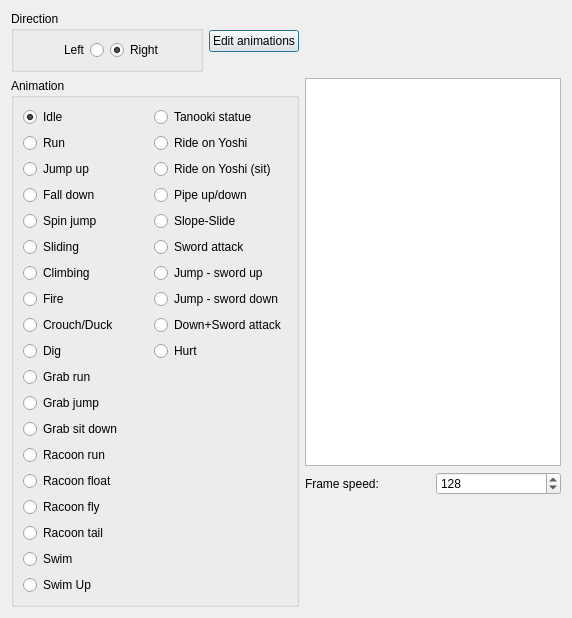
<?xml version="1.0" encoding="UTF-8"?>
<ui version="4.0">
 <class>Animate</class>
 <widget class="QDialog" name="Animate">
  <property name="geometry">
   <rect>
    <x>0</x>
    <y>0</y>
    <width>572</width>
    <height>609</height>
   </rect>
  </property>
  <property name="windowTitle">
   <string>Animator</string>
  </property>
  <property name="windowIcon">
   <iconset resource="../_resourses/images.qrc">
    <normaloff>:/images/Icon16.png</normaloff>:/images/Icon16.png</iconset>
  </property>
  <layout class="QGridLayout" name="gridLayout_3" rowstretch="0,60,20,0" columnstretch="80,10,0,0">
   <item row="1" column="0" rowspan="3" colspan="2">
    <widget class="QGroupBox" name="groupBox_2">
     <property name="title">
      <string>Animation</string>
     </property>
     <layout class="QGridLayout" name="gridLayout_2">
      <item row="15" column="0">
       <widget class="QRadioButton" name="RacoonFly">
        <property name="text">
         <string>Racoon fly</string>
        </property>
       </widget>
      </item>
      <item row="13" column="0">
       <widget class="QRadioButton" name="RacoonRun">
        <property name="text">
         <string>Racoon run</string>
        </property>
       </widget>
      </item>
      <item row="14" column="0">
       <widget class="QRadioButton" name="RacoonFloat">
        <property name="text">
         <string>Racoon float</string>
        </property>
       </widget>
      </item>
      <item row="4" column="0">
       <widget class="QRadioButton" name="Spin">
        <property name="text">
         <string>Spin jump</string>
        </property>
       </widget>
      </item>
      <item row="8" column="0">
       <widget class="QRadioButton" name="SitDown">
        <property name="text">
         <string>Crouch/Duck</string>
        </property>
       </widget>
      </item>
      <item row="1" column="0">
       <widget class="QRadioButton" name="Run">
        <property name="text">
         <string>Run</string>
        </property>
       </widget>
      </item>
      <item row="11" column="0">
       <widget class="QRadioButton" name="GrabJump">
        <property name="text">
         <string>Grab jump</string>
        </property>
       </widget>
      </item>
      <item row="2" column="0">
       <widget class="QRadioButton" name="Jump">
        <property name="text">
         <string>Jump up</string>
        </property>
       </widget>
      </item>
      <item row="9" column="0">
       <widget class="QRadioButton" name="Dig">
        <property name="text">
         <string>Dig</string>
        </property>
       </widget>
      </item>
      <item row="8" column="1">
       <widget class="QRadioButton" name="DownSword">
        <property name="text">
         <string>Down+Sword attack</string>
        </property>
       </widget>
      </item>
      <item row="10" column="0">
       <widget class="QRadioButton" name="GrabRun">
        <property name="text">
         <string>Grab run</string>
        </property>
       </widget>
      </item>
      <item row="0" column="0">
       <widget class="QRadioButton" name="Idle">
        <property name="text">
         <string>Idle</string>
        </property>
        <property name="checked">
         <bool>true</bool>
        </property>
       </widget>
      </item>
      <item row="12" column="0">
       <widget class="QRadioButton" name="GrabSit">
        <property name="text">
         <string>Grab sit down</string>
        </property>
       </widget>
      </item>
      <item row="5" column="0">
       <widget class="QRadioButton" name="Sliding">
        <property name="text">
         <string>Sliding</string>
        </property>
       </widget>
      </item>
      <item row="7" column="1">
       <widget class="QRadioButton" name="JumpSwordDown">
        <property name="text">
         <string>Jump - sword down</string>
        </property>
       </widget>
      </item>
      <item row="7" column="0">
       <widget class="QRadioButton" name="Fire">
        <property name="text">
         <string>Fire</string>
        </property>
       </widget>
      </item>
      <item row="6" column="1">
       <widget class="QRadioButton" name="JumpSwordUp">
        <property name="text">
         <string>Jump - sword up</string>
        </property>
       </widget>
      </item>
      <item row="6" column="0">
       <widget class="QRadioButton" name="Climbing">
        <property name="text">
         <string>Climbing</string>
        </property>
       </widget>
      </item>
      <item row="5" column="1">
       <widget class="QRadioButton" name="SwordAttak">
        <property name="text">
         <string>Sword attack</string>
        </property>
       </widget>
      </item>
      <item row="16" column="0">
       <widget class="QRadioButton" name="RacoonTail">
        <property name="text">
         <string>Racoon tail</string>
        </property>
       </widget>
      </item>
      <item row="17" column="0">
       <widget class="QRadioButton" name="Swin">
        <property name="text">
         <string>Swim</string>
        </property>
       </widget>
      </item>
      <item row="4" column="1">
       <widget class="QRadioButton" name="SlopeSlide">
        <property name="text">
         <string>Slope-Slide</string>
        </property>
       </widget>
      </item>
      <item row="9" column="1">
       <widget class="QRadioButton" name="Hurted">
        <property name="text">
         <string>Hurt</string>
        </property>
       </widget>
      </item>
      <item row="3" column="0">
       <widget class="QRadioButton" name="fall">
        <property name="text">
         <string>Fall down</string>
        </property>
       </widget>
      </item>
      <item row="3" column="1">
       <widget class="QRadioButton" name="RideOnYoshiSit_2">
        <property name="text">
         <string>Pipe up/down</string>
        </property>
       </widget>
      </item>
      <item row="2" column="1">
       <widget class="QRadioButton" name="RideOnYoshiSit">
        <property name="text">
         <string>Ride on Yoshi (sit)</string>
        </property>
       </widget>
      </item>
      <item row="1" column="1">
       <widget class="QRadioButton" name="RideOnYoshi">
        <property name="text">
         <string>Ride on Yoshi</string>
        </property>
       </widget>
      </item>
      <item row="0" column="1">
       <widget class="QRadioButton" name="TanookiStatue">
        <property name="text">
         <string>Tanooki statue</string>
        </property>
       </widget>
      </item>
      <item row="18" column="0">
       <widget class="QRadioButton" name="SwimUp">
        <property name="text">
         <string>Swim Up</string>
        </property>
       </widget>
      </item>
     </layout>
    </widget>
   </item>
   <item row="0" column="0">
    <widget class="QGroupBox" name="groupBox">
     <property name="title">
      <string>Direction</string>
     </property>
     <layout class="QGridLayout" name="gridLayout">
      <item row="0" column="0">
       <widget class="QRadioButton" name="directLeft">
        <property name="layoutDirection">
         <enum>Qt::RightToLeft</enum>
        </property>
        <property name="text">
         <string>Left</string>
        </property>
       </widget>
      </item>
      <item row="0" column="1">
       <widget class="QRadioButton" name="directRight">
        <property name="layoutDirection">
         <enum>Qt::LeftToRight</enum>
        </property>
        <property name="text">
         <string>Right</string>
        </property>
        <property name="checked">
         <bool>true</bool>
        </property>
       </widget>
      </item>
     </layout>
    </widget>
   </item>
   <item row="2" column="3">
    <widget class="QSpinBox" name="FrameSpeed">
     <property name="minimum">
      <number>32</number>
     </property>
     <property name="maximum">
      <number>1024</number>
     </property>
     <property name="value">
      <number>128</number>
     </property>
    </widget>
   </item>
   <item row="0" column="3">
    <spacer name="verticalSpacer">
     <property name="orientation">
      <enum>Qt::Vertical</enum>
     </property>
     <property name="sizeHint" stdset="0">
      <size>
       <width>20</width>
       <height>47</height>
      </size>
     </property>
    </spacer>
   </item>
   <item row="0" column="1">
    <widget class="QPushButton" name="EditAnimationBtn">
     <property name="text">
      <string>Edit animations</string>
     </property>
    </widget>
   </item>
   <item row="3" column="3">
    <spacer name="verticalSpacer_2">
     <property name="orientation">
      <enum>Qt::Vertical</enum>
     </property>
     <property name="sizeHint" stdset="0">
      <size>
       <width>20</width>
       <height>106</height>
      </size>
     </property>
    </spacer>
   </item>
   <item row="2" column="2">
    <widget class="QLabel" name="label">
     <property name="text">
      <string>Frame speed:</string>
     </property>
    </widget>
   </item>
   <item row="1" column="2" colspan="2">
    <widget class="QGraphicsView" name="AnimateView">
     <property name="minimumSize">
      <size>
       <width>256</width>
       <height>326</height>
      </size>
     </property>
    </widget>
   </item>
  </layout>
 </widget>
 <tabstops>
  <tabstop>directLeft</tabstop>
  <tabstop>directRight</tabstop>
  <tabstop>EditAnimationBtn</tabstop>
  <tabstop>Idle</tabstop>
  <tabstop>Run</tabstop>
  <tabstop>Jump</tabstop>
  <tabstop>fall</tabstop>
  <tabstop>Spin</tabstop>
  <tabstop>Sliding</tabstop>
  <tabstop>Climbing</tabstop>
  <tabstop>Fire</tabstop>
  <tabstop>SitDown</tabstop>
  <tabstop>Dig</tabstop>
  <tabstop>GrabRun</tabstop>
  <tabstop>GrabJump</tabstop>
  <tabstop>GrabSit</tabstop>
  <tabstop>RacoonRun</tabstop>
  <tabstop>RacoonFloat</tabstop>
  <tabstop>RacoonFly</tabstop>
  <tabstop>RacoonTail</tabstop>
  <tabstop>Swin</tabstop>
  <tabstop>SwimUp</tabstop>
  <tabstop>TanookiStatue</tabstop>
  <tabstop>RideOnYoshi</tabstop>
  <tabstop>RideOnYoshiSit</tabstop>
  <tabstop>RideOnYoshiSit_2</tabstop>
  <tabstop>SlopeSlide</tabstop>
  <tabstop>SwordAttak</tabstop>
  <tabstop>JumpSwordUp</tabstop>
  <tabstop>JumpSwordDown</tabstop>
  <tabstop>DownSword</tabstop>
  <tabstop>Hurted</tabstop>
  <tabstop>FrameSpeed</tabstop>
  <tabstop>AnimateView</tabstop>
 </tabstops>
 <resources>
  <include location="../_resourses/images.qrc"/>
 </resources>
 <connections/>
</ui>
